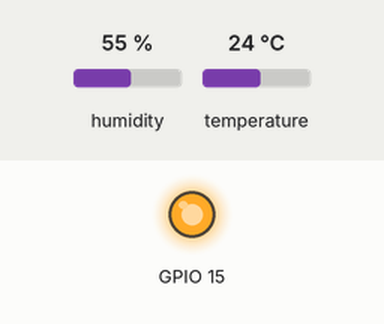
Simulated run of this sketch. Board: ESP32. On the bench: output pins drawn as LEDs (lit = HIGH). The test bench sets the inputs (shaded band); at power-on: humidity 55 %, temperature 24 °C. WiFi joins after 1.5 s; servers stay silent unless stated; uploads are accepted with an empty reply; what the sketch prints to the serial monitor is not drawn.

Above: at 6.7 s.
At 9.8 s:
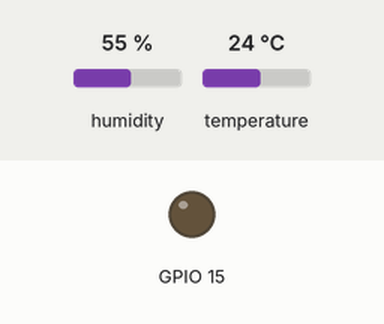
Timing chart, 0 to 12.1 s (numbered marks = the images above):
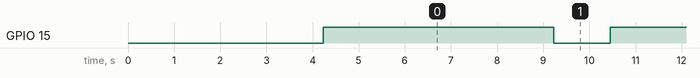

The sketch:

main_ESP32.ino
```cpp
#include <WiFi.h>
#include <HTTPClient.h>
#include <DHT.h>

const char* ssid = "Starlink"; // "SUA_REDE_WIFI"
const char* password = "diversao"; // "SUA_SENHA"

DHT dht(26, DHT11);

void setup() {
  dht.begin();

  delay(2000);
  pinMode(15, OUTPUT);

  Serial.begin(115200);
  WiFi.begin(ssid, password);

  while (WiFi.status() != WL_CONNECTED) {
    delay(1000);
    Serial.println("Conectando ao WiFi...");
  }
  Serial.println("Conectado ao WiFi");
  Serial.println("Endereço de IP: ");
  Serial.println(WiFi.localIP());
}

void loop() {
  if (WiFi.status() == WL_CONNECTED) {
    HTTPClient http;
    http.begin("http://192.168.0.106:8080");  // Substitua pelo IP do seu servidor
    http.addHeader("Content-Type", "application/json");

    char json_buffer[100];

    float humidity = dht.readHumidity();
    float temp = dht.readTemperature();

    if (isnan(humidity) || isnan(temp)) {
      Serial.println("Falha ao ler do sensor DHT!");
      return;
    }

    // Formatação do JSON
    snprintf(json_buffer, sizeof(json_buffer), "{\"temperature\": %.2f, \"humidity\": %.2f}", temp, humidity);

    Serial.println(json_buffer);

    int httpResponseCode = http.POST(json_buffer);

    if (httpResponseCode > 0) {
      String response = http.getString();
      Serial.println(httpResponseCode);
      Serial.println(response);
      digitalWrite(15, HIGH);
      delay(5000);
      digitalWrite(15, LOW);
    } else {
      Serial.print("Erro no envio, código: ");
      Serial.println(httpResponseCode);
    }
    http.end();
  } else {
    Serial.println("Não há conexão Wi-Fi disponível. Tentando reconectar...");
    WiFi.disconnect();
    WiFi.begin(ssid, password);
    while (WiFi.status() != WL_CONNECTED) {
      delay(1000);
      Serial.println("Tentando reconectar ao WiFi...");
    }
    Serial.println("Reconectado ao WiFi");
  }

  delay(1000);
}
```

Measured:
- by itself, GPIO 15: alternates HIGH for 5.0 s and LOW for 1.2 s
